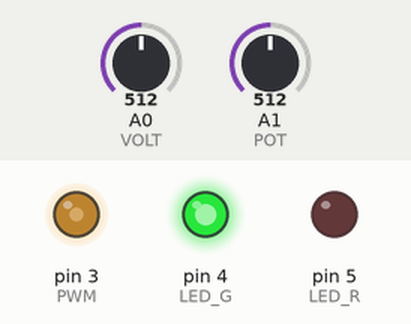
This sketch was run on a simulated Arduino Uno, built with avr-gcc and run on an emulated ATmega328P. Parts: output pins drawn as LEDs (lit = HIGH). The inputs (shaded band) are chosen by the test bench; at power-on: A0 (VOLT) = 512, A1 (POT) = 512.

Above: at 1.2 s.
1.3 s: A0 (VOLT) set to 398
2.8 s: A0 (VOLT) set to 379
At 3.2 s:
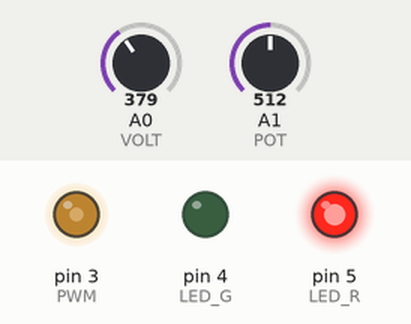
4.3 s: A1 (POT) set to 716
At 5.5 s:
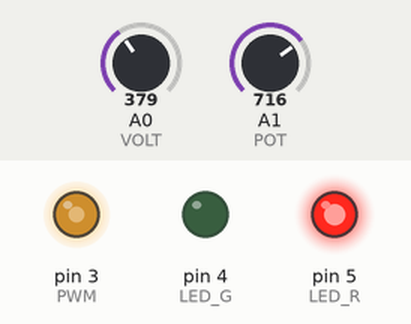
5.8 s: A1 (POT) set to 1023
At 6.7 s:
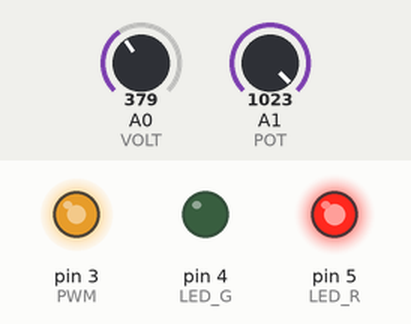
7.3 s: A0 (VOLT) set to 396
At 7.8 s:
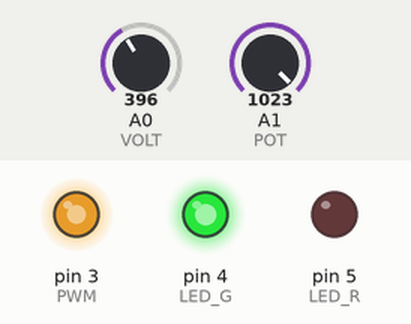
8.8 s: A1 (POT) set to 900
At 10.1 s:
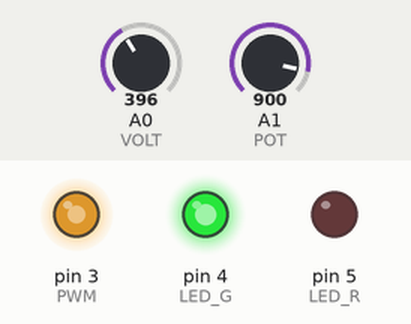
Timing chart, 0 to 11.3 s (numbered marks = the images above; inputs shaded):
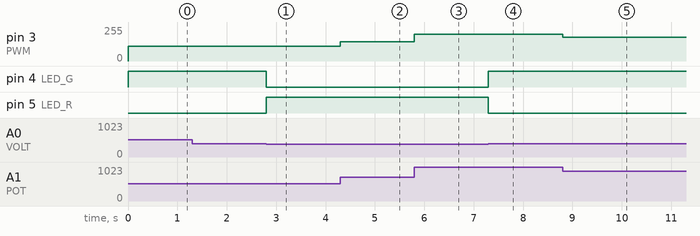

Measured:
- the behaviour switches between 387 and 386 on A0 (VOLT) (found by bisection; images 0 and 1)
- after the input at 1.3 s, every drawn part: stays the same
- after the input at 2.8 s, pin 4 (LED_G): HIGH → LOW at once; pin 5 (LED_R): LOW → HIGH at once
- after the input at 4.3 s, pin 3 (PWM): 109/255 → 145/255 at once
- after the input at 5.8 s, pin 3 (PWM): 145/255 → 201/255 at once
- after the input at 7.3 s, pin 4 (LED_G): LOW → HIGH at once; pin 5 (LED_R): HIGH → LOW at once
- after the input at 8.8 s, pin 3 (PWM): 201/255 → 179/255 at once

The sketch:

controller.ino
```cpp
#include <avr/sleep.h>

int PWM = 3;
int LED_R = 5;
int LED_G = 4;
int VOLT = A0; // voltage sensing divider goes here
int POT = A1; // variable resistor goes here

int bright = 0;
int voltage = 0;

void setup()
{
    pinMode(PWM, OUTPUT);
    pinMode(LED_R, OUTPUT);
    pinMode(LED_G, OUTPUT);
}

void loop()
{
    // check voltage
    voltage = analogRead(VOLT);

    if (voltage > 386){  // >11.5v
      digitalWrite(LED_R,false); // red off
      digitalWrite(LED_G,true); // green on

    }
    else if (voltage > 357){  // >10.7v
      digitalWrite(LED_R,true); // red on
      digitalWrite(LED_G,false); // green off
    }
    else { // <10.7v - halting system, red led is on!
      analogWrite(PWM,0);
      digitalWrite(LED_R,true);
      digitalWrite(LED_G,false);
      cli(); // disabling interrupts;
      sleep_enable(); //enabling sleep
      sleep_cpu(); // sleep until reset
    }

    // brightness setup
    bright = analogRead(POT);
    // readout is 0-1023
    // we need approx. 20 (min) - 200 (no need to supply 14v to stripe!)
    analogWrite(PWM, (bright+95)*0.18);
}
```
